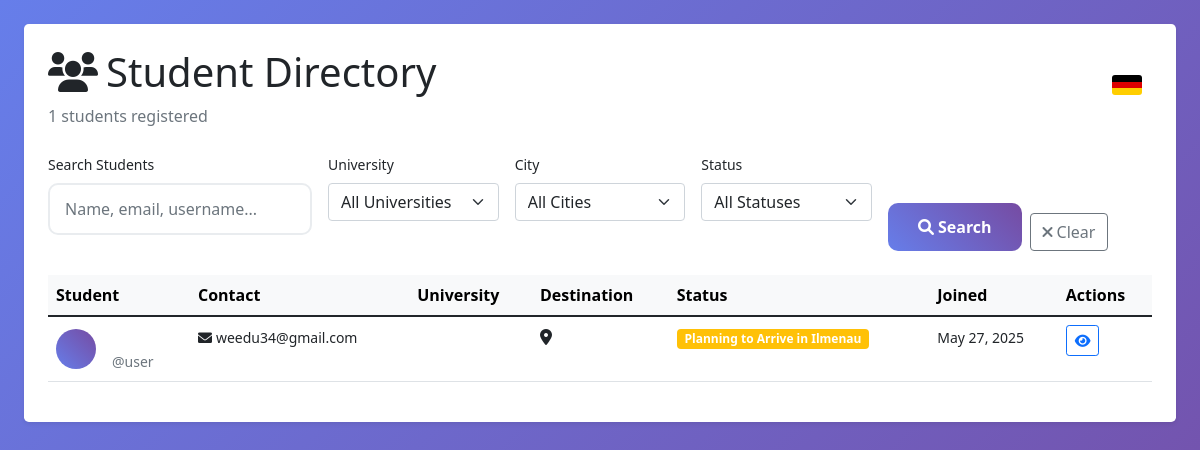
Before: /accounts/users/ (signed in) with the older database file.
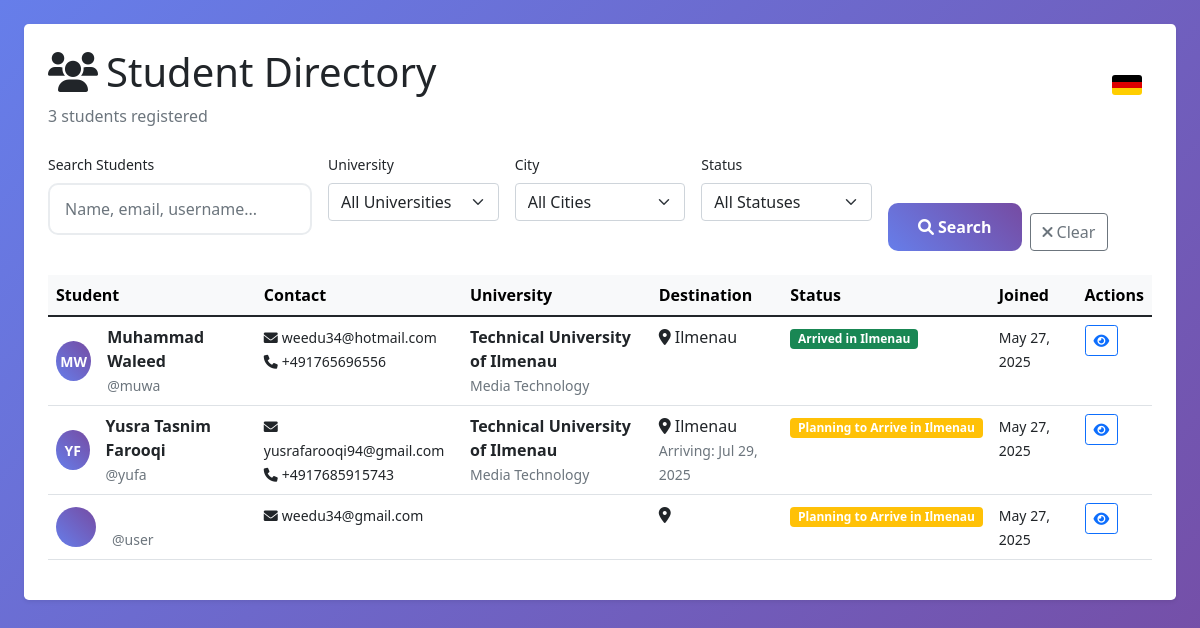
After: the same page with the newer database file.
### accounts/models.py (models this page shows, shortened)
class CustomUser(AbstractUser):
    UNIVERSITY_CHOICES = [
        ('TU_ILMENAU', 'Technical University of Ilmenau'),
        ('OTHER_ILMENAU', 'Other Institution in Ilmenau'),
    ]
    COUNTRY_CHOICES = [
        ('US', 'United States'),
        ('IN', 'India'),
        ('CN', 'China'),
        ('BR', 'Brazil'),
        ('TR', 'Turkey'),
        ('RU', 'Russia'),
        ('MX', 'Mexico'),
        ('PK', 'Pakistan'),
        ('BD', 'Bangladesh'),
        ('NG', 'Nigeria'),
        ('OTHER', 'Other')
    ]
    ARRIVAL_STATUS_CHOICES = [
        ('PLANNING', 'Planning to Arrive in Ilmenau'),
        ('ARRIVED', 'Arrived in Ilmenau'),
    ]
    phone_regex = RegexValidator(
        regex=r'^\+?1?\d{9,15}$',
        message="Phone number must be entered in the format: '+999999999'. Up to 15 digits allowed."
    )
    phone_number = models.CharField(validators=[phone_regex], max_length=17, blank=True)
    date_of_birth = models.DateField(null=True, blank=True)
    nationality = models.CharField(max_length=50, choices=COUNTRY_CHOICES, default='OTHER')
    university = models.CharField(max_length=100, choices=UNIVERSITY_CHOICES, default='TU_ILMENAU')
    student_id = models.CharField(max_length=50, blank=True)
    course_of_study = models.CharField(max_length=200, blank=True)
    expected_graduation = models.DateField(null=True, blank=True)
    intended_city = models.CharField(max_length=100, default='Ilmenau', editable=False)
    arrival_date = models.DateField(null=True, blank=True)
    arrival_airport = models.CharField(
        max_length=50,
        blank=True,
        help_text="Main airports: ERF (Erfurt), LEJ (Leipzig), FRA (Frankfurt)"
    )
    arrival_status = models.CharField(max_length=20, choices=ARRIVAL_STATUS_CHOICES, default='PLANNING')
    emergency_contact_name = models.CharField(max_length=200, blank=True)
    emergency_contact_phone = models.CharField(validators=[phone_regex], max_length=17, blank=True)
    profile_completed = models.BooleanField(default=False)
    registration_completed = models.BooleanField(default=False)

### accounts/views.py (the view, shortened to what this page needs)
# urls.py: path('users/', views.user_list, name='user_list'),
@login_required
def user_list(request):
    users = CustomUser.objects.all().order_by('-date_joined')
    search_query = request.GET.get('search', '')
    university_filter = request.GET.get('university', '')
    if university_filter:
        users = users.filter(university=university_filter)
    status_filter = request.GET.get('status', '')
    if status_filter:
        users = users.filter(arrival_status=status_filter)
    paginator = Paginator(users, 20)  # Show 20 users per page
    page_number = request.GET.get('page')
    users_page = paginator.get_page(page_number)
    universities = CustomUser.objects.values_list('university', flat=True).distinct()
    statuses = CustomUser.ARRIVAL_STATUS_CHOICES
    context = {
        'users': users_page,
        'search_query': search_query,
        'university_filter': university_filter,
        'status_filter': status_filter,
        'universities': universities,
        'statuses': statuses,
        'total_users': users.count(),
    }
    return render(request, 'accounts/user_list.html', context)

### templates/accounts/user_list.html (shortened to what this page needs)
{% extends 'base.html' %}
{% block content %}
<div class="container-fluid py-4">
    <div class="row">
        <div class="col-12">
            <div class="bg-white rounded-3 shadow-sm p-4 mb-4">
                <div class="d-flex justify-content-between align-items-center mb-4">
                    <div>
                        <h1><i class="fas fa-users me-2"></i>Student Directory</h1>
                        <p class="text-muted mb-0">{{ total_users }} students registered</p>
                    </div>
                    <div>
                        <span class="german-flag"></span>
                    </div>
                </div>
                <form method="get" class="mb-4">
                    <div class="row g-3">
                        <div class="col-md-3">
                            <label class="form-label small">Search Students</label>
                            <input type="text" name="search" class="form-control"
                                   placeholder="Name, email, username..."
                                   value="{{ search_query }}">
                        </div>
                        <div class="col-md-2">
                            <label class="form-label small">University</label>
                            <select name="university" class="form-select">
                                <option value="">All Universities</option>
                            </select>
                        </div>
                        <div class="col-md-2">
                            <label class="form-label small">City</label>
                            <select name="city" class="form-select">
                                <option value="">All Cities</option>
                            </select>
                        </div>
                        <div class="col-md-2">
                            <label class="form-label small">Status</label>
                            <select name="status" class="form-select">
                                <option value="">All Statuses</option>
                            </select>
                        </div>
                        <div class="col-md-3 d-flex align-items-end">
                            <button type="submit" class="btn btn-primary me-2">
                                <i class="fas fa-search me-1"></i>Search
                            </button>
                            <a href="{% url 'user_list' %}" class="btn btn-outline-secondary">
                                <i class="fas fa-times me-1"></i>Clear
                            </a>
                        </div>
                    </div>
                </form>
                {% if users %}
                    <div class="table-responsive">
                        <table class="table table-hover">
                            <thead class="table-light">
                                <tr>
                                    <th>Student</th>
                                    <th>Contact</th>
                                    <th>University</th>
                                    <th>Destination</th>
                                    <th>Status</th>
                                    <th>Joined</th>
                                    <th>Actions</th>
                                </tr>
                            </thead>
                            <tbody>
                                {% for user in users %}
                                    <tr>
                                        <td>
                                            <div class="d-flex align-items-center">
                                                <div class="avatar-circle me-3">
                                                    {{ user.first_name.0 }}{{ user.last_name.0 }}
                                                </div>
                                                <div>
                                                    <strong>{{ user.get_full_name }}</strong><br>
                                                    <small class="text-muted">@{{ user.username }}</small>
                                                </div>
                                            </div>
                                        </td>
                                        <td>
                                            <small>
                                                <i class="fas fa-envelope me-1"></i>{{ user.email }}<br>
                                                {% if user.phone_number %}
                                                    <i class="fas fa-phone me-1"></i>{{ user.phone_number }}
                                                {% endif %}
                                            </small>
                                        </td>
                                        <td>
                                            <strong>{{ user.get_university_display }}</strong><br>
                                            <small class="text-muted">{{ user.course_of_study }}</small>
                                        </td>
                                        <td>
                                            <i class="fas fa-map-marker-alt me-1"></i>{{ user.intended_city }}<br>
                                            {% if user.arrival_date %}
                                                <small class="text-muted">Arriving: {{ user.arrival_date|date:"M d, Y" }}</small>
                                            {% endif %}
                                        </td>
                                        <td>
                                            <span class="badge bg-{% if user.arrival_status == 'ARRIVED' %}success{% elif user.arrival_status == 'PLANNING' %}warning{% else %}info{% endif %}">
                                                {{ user.get_arrival_status_display }}
                                            </span>
                                        </td>
                                        <td>
                                            <small>{{ user.date_joined|date:"M d, Y" }}</small>
                                        </td>
                                        <td>
                                            <a href="{% url 'user_detail' user.id %}" class="btn btn-sm btn-outline-primary">
                                                <i class="fas fa-eye"></i>
                                            </a>
                                        </td>
                                    </tr>
                                {% endfor %}
                            </tbody>
                        </table>
                    </div>
                {% endif %}
            </div>
        </div>
    </div>
</div>
{% endblock %}

### templates/base.html (shortened to what this page needs)
<!DOCTYPE html>
<html lang="en">
<head>
    <link href="https://cdn.jsdelivr.net/npm/bootstrap@5.1.3/dist/css/bootstrap.min.css" rel="stylesheet">
    <link href="https://cdnjs.cloudflare.com/ajax/libs/font-awesome/6.0.0/css/all.min.css" rel="stylesheet">
    {% load static %}
    <link rel="stylesheet" href="{% static 'css/base.css' %}">
</head>
<body>
    <div class="container-fluid">
        {% block content %}
        {% endblock %}
    </div>
</body>
</html>

### static/css/base.css (style rules this page uses)
body { background: linear-gradient(135deg, #667eea 0%, #764ba2 100%); min-height: 100vh; font-family: 'Segoe UI', Tahoma, Geneva, Verdana, sans-serif; }
.form-control { border-radius: 10px; border: 2px solid #e9ecef; padding: 12px 15px; margin-bottom: 1rem; transition: all 0.3s ease; }
.btn-primary { background: linear-gradient(45deg, #667eea, #764ba2); border: none; border-radius: 10px; padding: 12px 30px; font-weight: 600; transition: all 0.3s ease; }
.german-flag { display: inline-block; width: 30px; height: 20px; background: linear-gradient(to bottom, #000 33.33%, #dd0000 33.33%, #dd0000 66.66%, #ffce00 66.66%); margin-right: 10px; border-radius: 3px; }
.avatar-circle { width: 40px; height: 40px; border-radius: 50%; background: linear-gradient(45deg, #667eea, #764ba2); color: white; display: flex; align-items: center; justify-content: center; font-weight: bold; font-size: 14px; }
.card-hover { transition: transform 0.3s ease, box-shadow 0.3s ease; }

### templates/accounts/user_list.html (style rules this page uses)
.avatar-circle { width: 40px; height: 40px; border-radius: 50%; background: linear-gradient(45deg, #667eea, #764ba2); color: white; display: flex; align-items: center; justify-content: center; font-weight: bold; font-size: 14px; }

Changed rows visible on the page:
added CustomUser: first_name.0 "M", last_name.0 "W", get_full_name "Muhammad Waleed", username "muwa", email "weedu34@hotmail.com", phone_number "+491765696556", university "Technical University of Ilmenau", course_of_study "Media Technology", intended_city "Ilmenau", arrival_status "Arrived in Ilmenau", date_joined "May 27, 2025"
added CustomUser: first_name.0 "Y", last_name.0 "F", get_full_name "Yusra Tasnim Farooqi", username "yufa", email "yusrafarooqi94@gmail.com", phone_number "+4917685915743", university "Technical University of Ilmenau", course_of_study "Media Technology", intended_city "Ilmenau", arrival_date "Jul 29, 2025", arrival_status "Planning to Arrive in Ilmenau", date_joined "May 27, 2025"
Other visible differences:
{{ total_users }}: "1" → "3"
